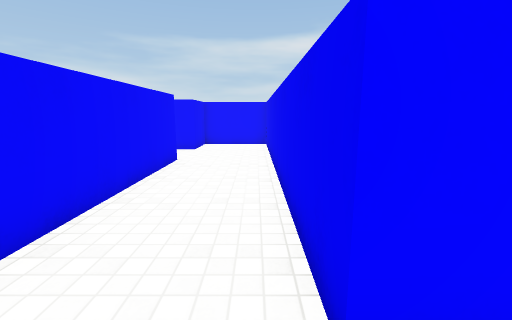
[1] (above)

19 first-person views from a walk through a Unity game level. The camera is 1.4 m above the floor, tilts 10° down and sees 90° across. The floor is counted in squares, 1 m on a side. Each view is taken from the middle of a square. On the plan, view 1 faces up. The plan holds only what a view shows up to about 13 squares ahead; the rest is blank. The place goes on beyond the plan. Surface patterns are stand-ins for the level's own textures.

[2]
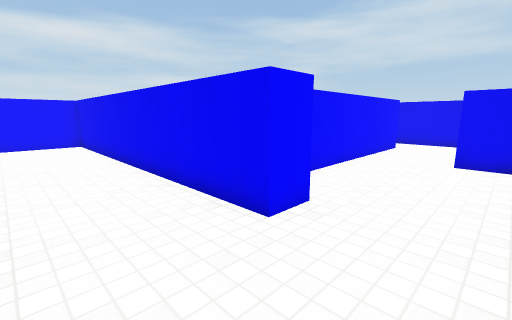

[3]
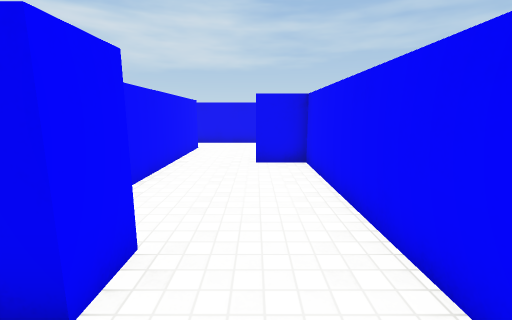

[4]
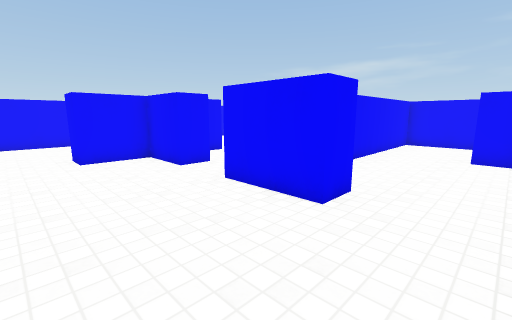

[5]
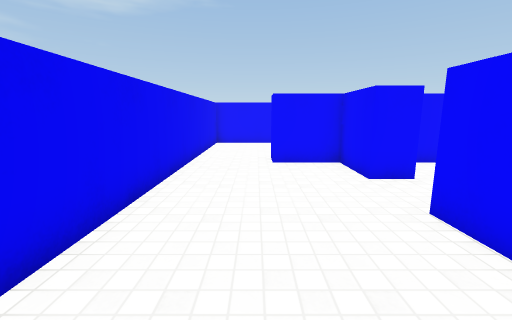

[6]
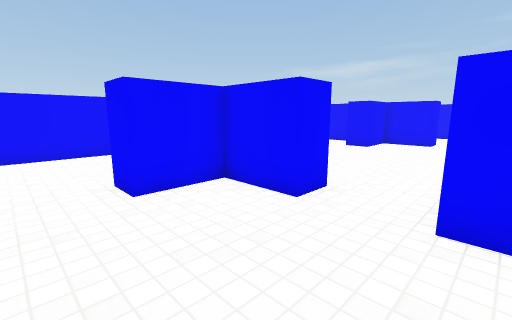

[7]
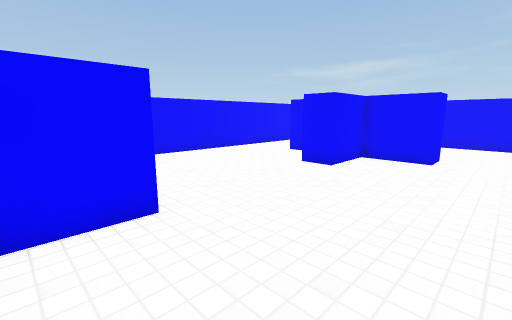

[8]
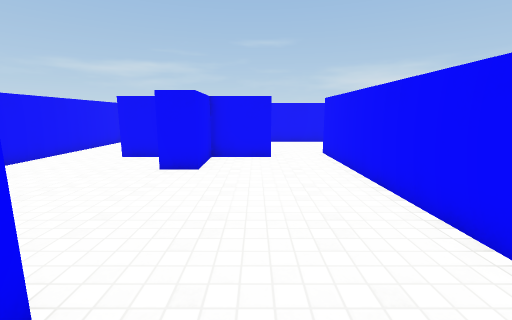

[9]
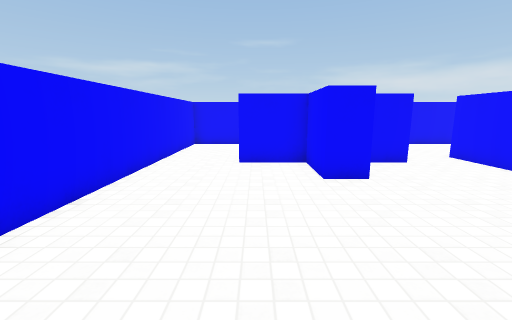

[10]
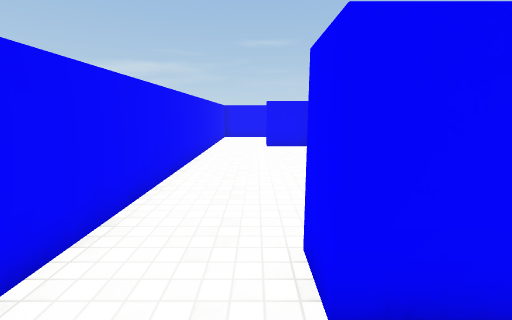

[11]
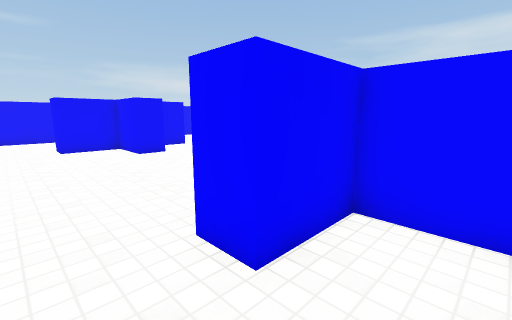

[12]
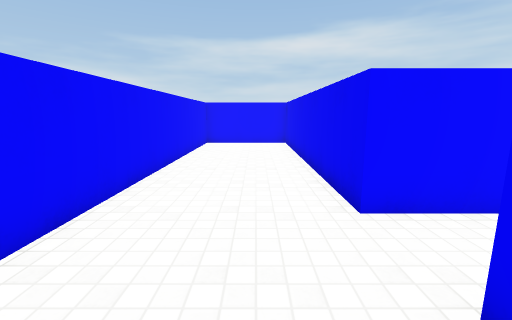

[13]
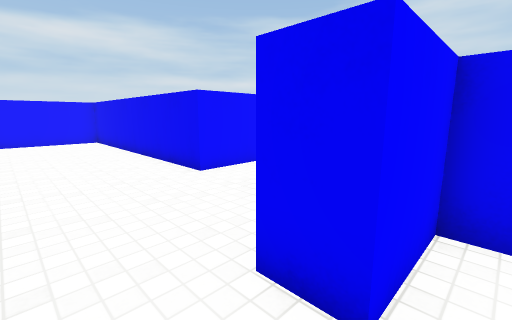

[14]
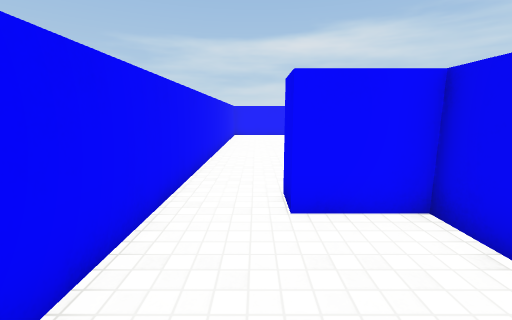

[15]
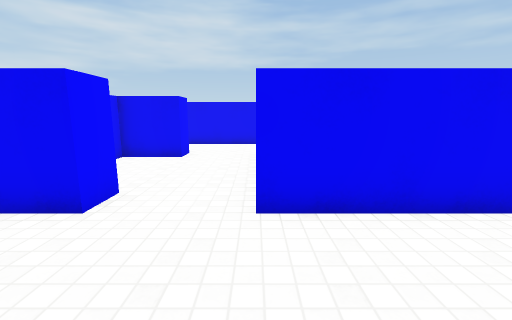

[16]
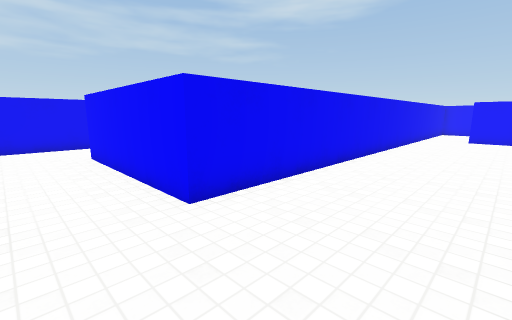

[17]
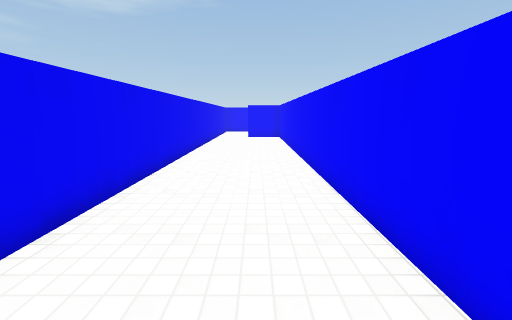

[18]
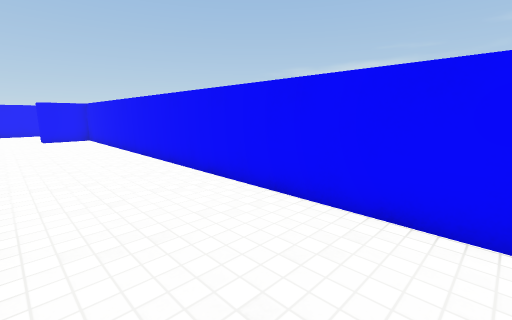

[19]
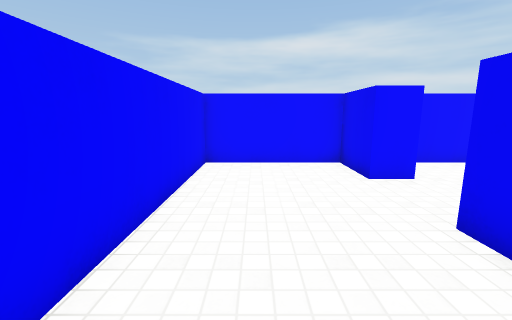

### Floor plan
Ten units are one square. View 1 is at (0, 0); x grows to the right and y downward. Boxes are objects, and circles mark ways between rooms. Rooms are numbered by the first view taken in them; rooms with no view inside come last. Other rooms are left out.
<svg viewBox="-130 -130 255 255">
<path fill="none" stroke="#000" d="M15 -21 15 -12 5 -12 5 -125 -25 -125 -25 -105M64 45 75 45 75 65 95 65 95 75M100 -25 34 -25M-25 -80 -25 15 65 15M120 75 120 -31M44 65 61 65M38 25 -25 25M-25 45 -25 65 -5 65 -5 75 -25 75 -25 95 -35 95M75 95 65 95M-35 120 75 120M91 75 75 75 75 95M75 120 120 120 120 75M-25 25 -35 25 -35 -70 -75 -70 -75 75M-36 45 -25 45M-55 75 -55 65M-75 75 -75 120 -35 120M-35 88 -35 75 -55 75M-74 -105 -85 -105 -85 -125 -125 -125 -125 52M-85 52 -85 -80 -75 -80M-121 65 -105 65 -105 71M-25 -105 -35 -105 -35 -125 -62 -125M-75 -80 -25 -80"/>
<rect x="65" y="-5" width="10" height="30" fill="#bbb"><title>blue block</title></rect>
<circle cx="70" cy="35" r="3" fill="#2a7"/>
<circle cx="105" cy="70" r="3" fill="#2a7"/>
<circle cx="-30" cy="-95" r="3" fill="#2a7"/>
<circle cx="70" cy="105" r="3" fill="#2a7"/>
<circle cx="-30" cy="35" r="3" fill="#2a7"/>
<circle cx="-30" cy="105" r="3" fill="#2a7"/>
<circle cx="-65" cy="70" r="3" fill="#2a7"/>
<circle cx="-80" cy="-95" r="3" fill="#2a7"/>
<text x="40" y="-10">1</text>
<text x="20" y="70">2</text>
<text x="90" y="90">3</text>
<text x="-50" y="0">4</text>
<text x="-60" y="90">5</text>
<text x="-100" y="-30">6</text>
<text x="-50" y="-100">7</text>
</svg>
Room 1 opens to room 2. Room 1 opens to room 3. Room 1 opens to room 7. Room 2 opens to room 3. Room 2 opens to room 4. Room 2 opens to room 5. Room 4 opens to room 5. Room 6 opens to room 7.

Where each view was taken, in squares from view 1:
view 1: 0 up, 0 right, facing up
view 2: 1 down, 2 left, facing up-right
view 3: 0 up, 1 left, facing right
view 4: 2 up, 11 right, facing down-left
view 5: 1 up, 10 right, facing down
view 6: 2 down, 11 right, facing down-left
view 7: 3 down, 6 right, facing down-left
view 8: 5 down, 6 right, facing left
view 9: 9 down, 5 right, facing left
view 10: 10 down, 9 right, facing left
view 11: 11 down, 9 right, facing up-left
view 12: 6 down, 5 left, facing up
view 13: 8 down, 7 left, facing up-right
view 14: 11 down, 6 left, facing up
view 15: 8 up, 12 left, facing right
view 16: 10 up, 12 left, facing down-right
view 17: 10 up, 11 left, facing down
view 18: 10 up, 9 left, facing down-left
view 19: 5 up, 11 left, facing up
